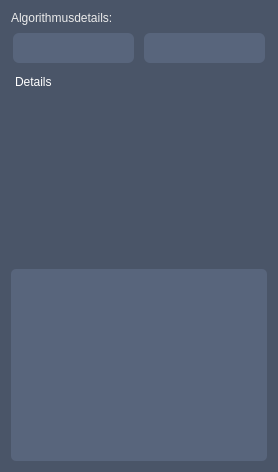
      <widget class="QGroupBox" name="Explanation">
       <property name="sizePolicy">
        <sizepolicy hsizetype="Fixed" vsizetype="Preferred">
         <horstretch>0</horstretch>
         <verstretch>0</verstretch>
        </sizepolicy>
       </property>
       <property name="styleSheet">
        <string notr="true">border: none;
border-radius: 10px;
background-color: rgb(74, 85, 104);</string>
       </property>
       <layout class="QVBoxLayout" name="verticalLayout">
        <item>
         <layout class="QGridLayout" name="gridLayout_3">
          <item row="0" column="0" colspan="2">
           <widget class="QLabel" name="explanation_Title_label">
            <property name="styleSheet">
             <string notr="true">background-color: none;
color: rgb(235, 235, 235);
font: 18pt &quot;Futura Hv BT&quot;;</string>
            </property>
            <property name="text">
             <string>Algorithmusdetails:</string>
            </property>
           </widget>
          </item>
          <item row="3" column="1">
           <widget class="QPushButton" name="explanation_Button_explanation">
            <property name="styleSheet">
             <string notr="true">/* Buttons */
QPushButton {
    background-color: #58657c;
    border: none;
    border-radius: 6px;
    color: #ffffff;
    padding: 8px 16px;
    font: bold 14pt &quot;MS Shell Dlg 2&quot;;
    margin: 2px;
    
    /* Schatten-Effekt */
    box-shadow: 0 4px 6px rgba(0, 0, 0, 0.1);
}

QPushButton:hover {
    background-color: #5a6578;
}

QPushButton:pressed {
    background-color: #3a4558;
}
QPushButton::!enabled {
    border-radius: 5px;
	background-color: rgb(43, 48, 63);
	font: 18pt &quot;Futura Hv BT&quot;;
	color: rgb(217, 217, 217);
}

</string>
            </property>
            <property name="text">
             <string/>
            </property>
            <property name="icon">
             <iconset resource="../resources.qrc">
              <normaloff>:/resources/arrow_right.png</normaloff>:/resources/arrow_right.png</iconset>
            </property>
           </widget>
          </item>
          <item row="3" column="0">
           <widget class="QPushButton" name="explanation_Button_algorithm">
            <property name="styleSheet">
             <string notr="true">/* Buttons */
QPushButton {
    background-color: #58657c;
    border: none;
    border-radius: 6px;
    color: #ffffff;
    padding: 8px 16px;
    font: bold 14pt &quot;MS Shell Dlg 2&quot;;
    margin: 2px;
    
    /* Schatten-Effekt */
    box-shadow: 0 4px 6px rgba(0, 0, 0, 0.1);
}

QPushButton:hover {
    background-color: #5a6578;
}

QPushButton:pressed {
    background-color: #3a4558;
}
QPushButton::!enabled {
    border-radius: 5px;
	background-color: rgb(43, 48, 63);
	font: 18pt &quot;Futura Hv BT&quot;;
	color: rgb(217, 217, 217);
}

</string>
            </property>
            <property name="text">
             <string/>
            </property>
            <property name="icon">
             <iconset resource="../resources.qrc">
              <normaloff>:/resources/arrowleft.png</normaloff>:/resources/arrowleft.png</iconset>
            </property>
           </widget>
          </item>
         </layout>
        </item>
        <item>
         <widget class="QPlainTextEdit" name="explanation_plainTextEdit">
          <property name="tabletTracking">
           <bool>false</bool>
          </property>
          <property name="acceptDrops">
           <bool>false</bool>
          </property>
          <property name="layoutDirection">
           <enum>Qt::LeftToRight</enum>
          </property>
          <property name="styleSheet">
           <string notr="true">border-radius: 10px;
color: rgb(255, 255, 255);
background-color: rgb(74, 85, 104);
</string>
          </property>
          <property name="inputMethodHints">
           <set>Qt::ImhNone</set>
          </property>
          <property name="verticalScrollBarPolicy">
           <enum>Qt::ScrollBarAsNeeded</enum>
          </property>
          <property name="horizontalScrollBarPolicy">
           <enum>Qt::ScrollBarAlwaysOff</enum>
          </property>
          <property name="sizeAdjustPolicy">
           <enum>QAbstractScrollArea::AdjustIgnored</enum>
          </property>
          <property name="plainText">
           <string>Details
</string>
          </property>
          <property name="textInteractionFlags">
           <set>Qt::NoTextInteraction</set>
          </property>
         </widget>
        </item>
        <item>
         <widget class="QPlainTextEdit" name="plainTextEdit_RequestInfo">
          <property name="tabletTracking">
           <bool>false</bool>
          </property>
          <property name="layoutDirection">
           <enum>Qt::LeftToRight</enum>
          </property>
          <property name="styleSheet">
           <string notr="true">QPlainTextEdit{
	padding-top: 15px;
	padding-left: 50px;
	border-radius: 5px;
	border: none;
	background-color: #58657c;
	font: 12pt &quot;Futura Bk BT&quot;;
	color: rgb(217, 217, 217);
	alignment: AlignCenter;
    }</string>
          </property>
          <property name="verticalScrollBarPolicy">
           <enum>Qt::ScrollBarAlwaysOff</enum>
          </property>
          <property name="horizontalScrollBarPolicy">
           <enum>Qt::ScrollBarAlwaysOff</enum>
          </property>
          <property name="sizeAdjustPolicy">
           <enum>QAbstractScrollArea::AdjustIgnored</enum>
          </property>
          <property name="plainText">
           <string/>
          </property>
          <property name="textInteractionFlags">
           <set>Qt::TextSelectableByKeyboard|Qt::TextSelectableByMouse</set>
          </property>
         </widget>
        </item>
       </layout>
       <zorder>plainTextEdit_RequestInfo</zorder>
       <zorder>explanation_plainTextEdit</zorder>
      </widget>
